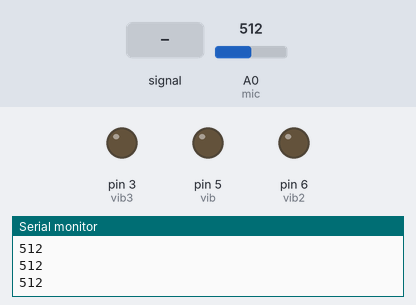
The sketch below on a simulated Arduino Uno, built with avr-gcc and run on an emulated ATmega328P. Parts: output pins drawn as LEDs (lit = HIGH), the last lines printed to the serial monitor. The inputs (shaded band) are chosen by the test bench; at power-on: A0 (mic) = 512.

Above: at 1.2 s.
1.3 s: A0 (mic) fed a 200 Hz sine of ±81 counts around its level
At 1.52 s:
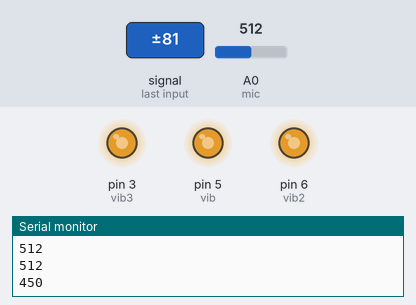
At 2.73 s:
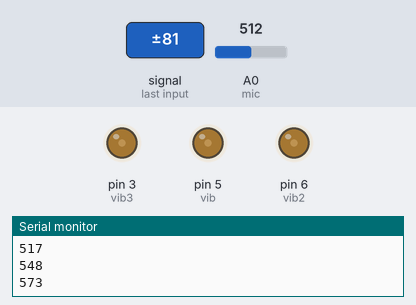
4.3 s: A0 (mic) set to 716
5.9 s: A0 (mic) fed a 1000 Hz sine of ±255 counts around its level
At 6.33 s:
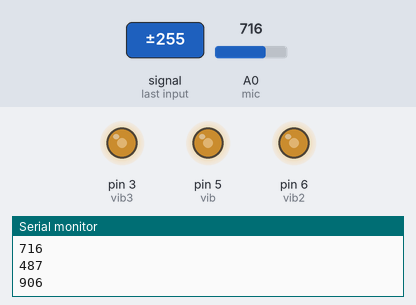
8.9 s: A0 (mic) set to 900
Timing chart, 0 to 11.6 s (numbered marks = the images above; inputs shaded):
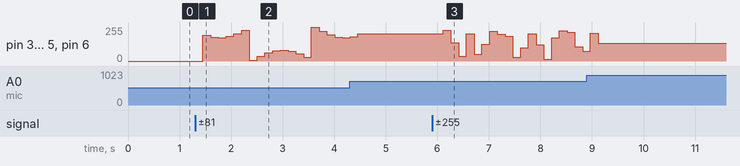

The sketch:

HackNYU.ino
```cpp
int vib = 5;
int vib2 = 6;
int vib3 = 3;
int mic = A0;
int val = 0;
void setup() {
  // put your setup code here, to run once:
  Serial.begin(115200);
}

void loop() {
  // put your main code here, to run repeatedly:
  val = analogRead(mic);
  delay(100);

  Serial.println(val);
  analogWrite(vib, val);
  analogWrite(vib2, val);
  analogWrite(vib3, val);
  delay(50);
}
```
